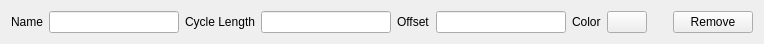
<?xml version="1.0" encoding="UTF-8"?>
<ui version="4.0">
 <class>MoonEntry</class>
 <widget class="QWidget" name="MoonEntry">
  <property name="geometry">
   <rect>
    <x>0</x>
    <y>0</y>
    <width>764</width>
    <height>42</height>
   </rect>
  </property>
  <property name="sizePolicy">
   <sizepolicy hsizetype="Preferred" vsizetype="Fixed">
    <horstretch>0</horstretch>
    <verstretch>0</verstretch>
   </sizepolicy>
  </property>
  <property name="windowTitle">
   <string>Form</string>
  </property>
  <layout class="QHBoxLayout" name="horizontalLayout">
   <item>
    <widget class="QLabel" name="label">
     <property name="text">
      <string>Name</string>
     </property>
    </widget>
   </item>
   <item>
    <widget class="QLineEdit" name="LineName"/>
   </item>
   <item>
    <widget class="QLabel" name="label_2">
     <property name="text">
      <string>Cycle Length</string>
     </property>
    </widget>
   </item>
   <item>
    <widget class="QLineEdit" name="LineCycle"/>
   </item>
   <item>
    <widget class="QLabel" name="label_3">
     <property name="text">
      <string>Offset</string>
     </property>
    </widget>
   </item>
   <item>
    <widget class="QLineEdit" name="LineOffset"/>
   </item>
   <item>
    <widget class="QLabel" name="label_4">
     <property name="text">
      <string>Color</string>
     </property>
    </widget>
   </item>
   <item>
    <widget class="QPushButton" name="ColorButton">
     <property name="text">
      <string/>
     </property>
    </widget>
   </item>
   <item>
    <spacer name="verticalSpacer">
     <property name="orientation">
      <enum>Qt::Orientation::Vertical</enum>
     </property>
     <property name="sizeHint" stdset="0">
      <size>
       <width>20</width>
       <height>40</height>
      </size>
     </property>
    </spacer>
   </item>
   <item>
    <widget class="QPushButton" name="RemoveButton">
     <property name="text">
      <string>Remove</string>
     </property>
    </widget>
   </item>
  </layout>
 </widget>
 <resources/>
 <connections/>
</ui>
